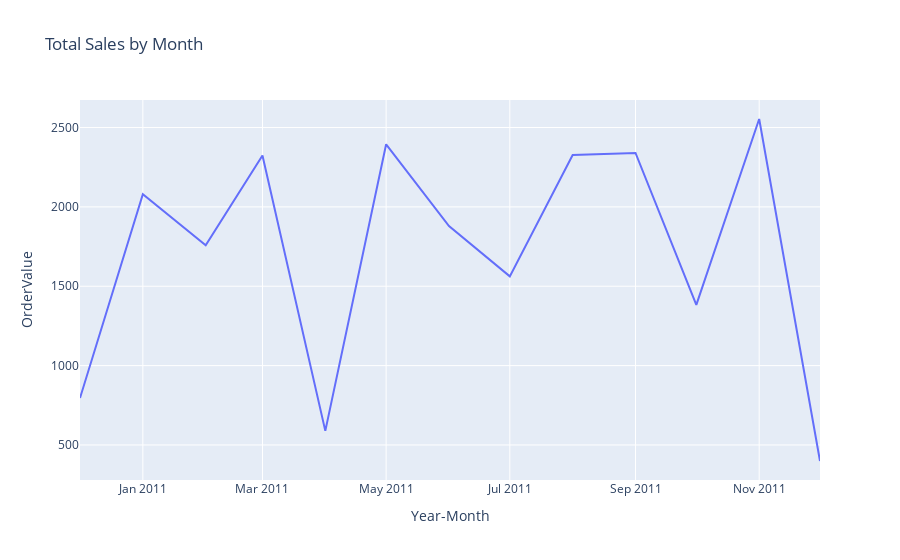

Notebook cell for this chart:
### Code cell
line_graph = px.line(
data_frame = country_ecom_data,
x='Year-Month',
y='OrderValue',
title='Total Sales by Month')
line_graph.show()

### Figure 1 — Plotly figure (JSON) as saved in the notebook; plotly's stock layout.template omitted (floating-point values rounded to 4 significant figures)
{"data": [{"hovertemplate": "Year-Month=%{x}<br>OrderValue=%{y}<extra></extra>", "legendgroup": "", "line": {"color": "#636efa", "dash": "solid"}, "marker": {"symbol": "circle"}, "mode": "lines", "name": "", "orientation": "v", "showlegend": false, "type": "scatter", "x": ["2010-12", "2011-01", "2011-02", "2011-03", "2011-04", "2011-05", "2011-06", "2011-07", "2011-08", "2011-09", "2011-10", "2011-11", "2011-12"], "xaxis": "x", "y": [795.3, 2080.0, 1759.0, 2324.0, 588.8, 2394.0, 1879.0, 1562.0, 2327.0, 2340.0, 1383.0, 2554.0, 398.9], "yaxis": "y"}], "layout": {"legend": {"tracegroupgap": 0}, "title": {"text": "Total Sales by Month"}, "xaxis": {"anchor": "y", "domain": [0, 1], "title": {"text": "Year-Month"}}, "yaxis": {"anchor": "x", "domain": [0, 1], "title": {"text": "OrderValue"}}}}
